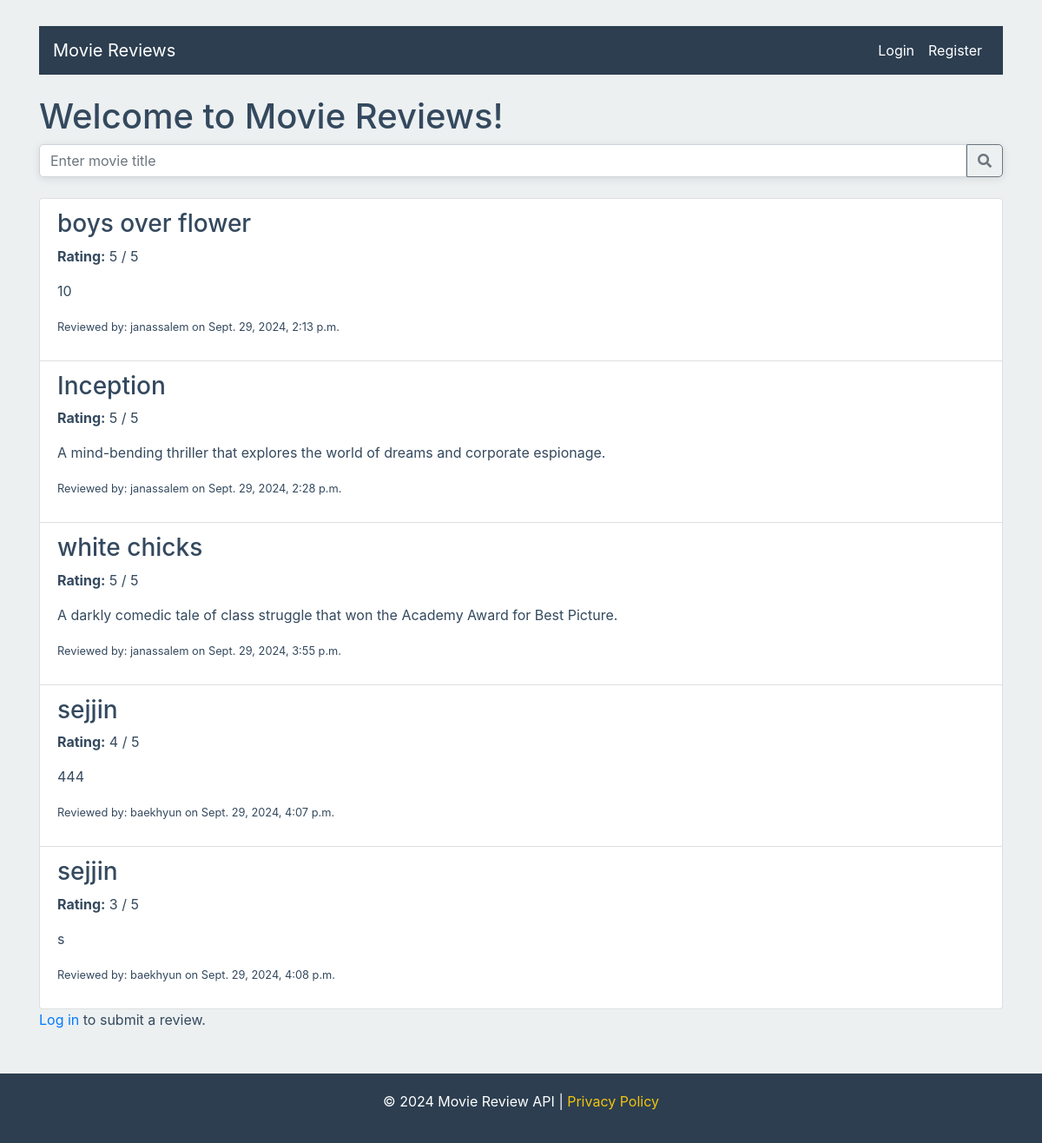
Page /api/ on the earlier database version.
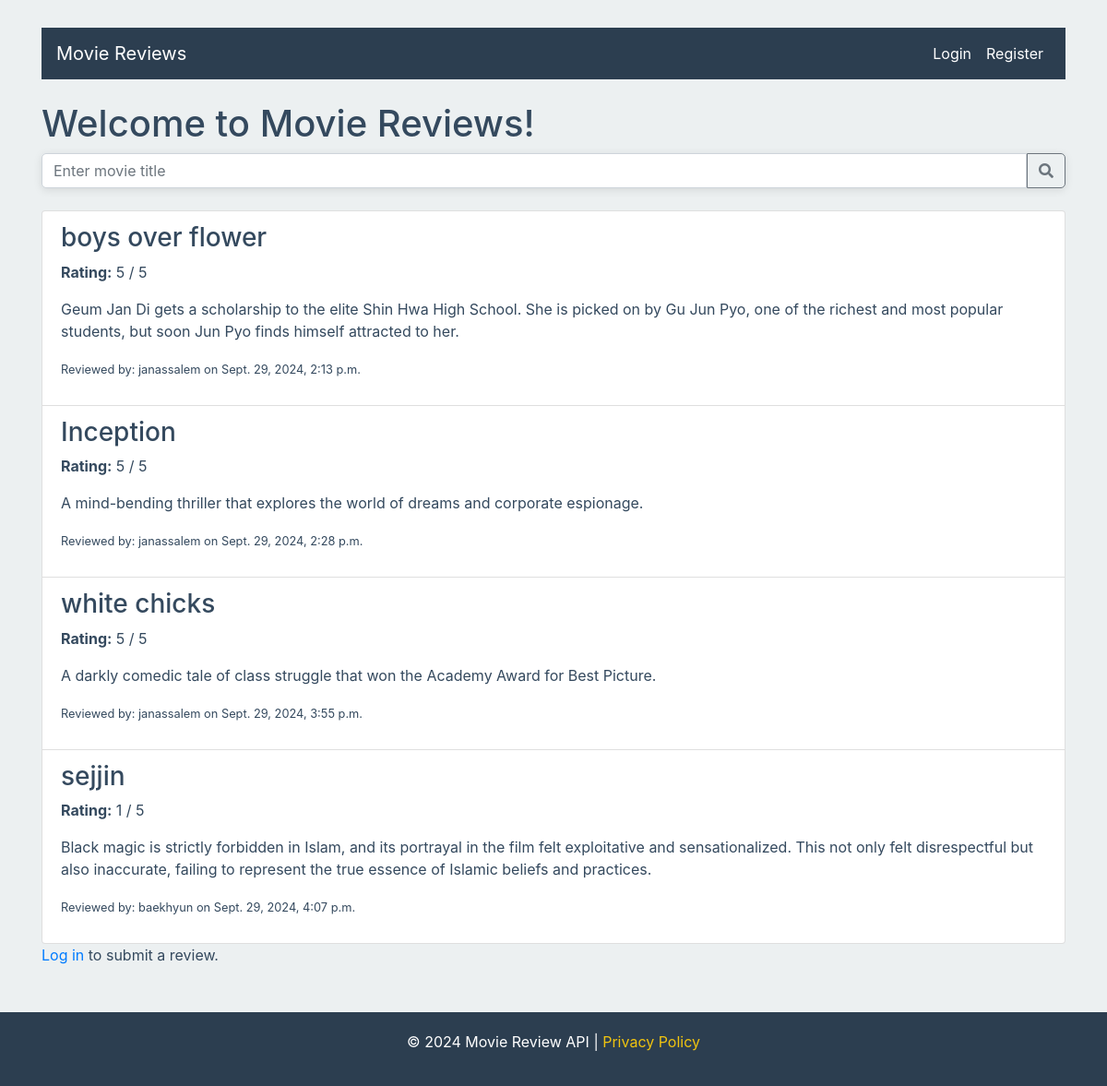
Same page on the later database version.
### reviews/models.py (models this page shows, shortened)
class Review(models.Model):
    movie_title = models.CharField(max_length=255)
    review_content = models.TextField()
    rating = models.IntegerField()  # 1 to 5
    user = models.ForeignKey(User, on_delete=models.CASCADE)
    created_at = models.DateTimeField(auto_now_add=True)

### reviews/views.py (the view)
# urls.py: 2. Add a URL to urlpatterns:  path('', views.home, name='home')
def home(request):
    search_query = request.GET.get('search', '')
    reviews = Review.objects.filter(movie_title__icontains=search_query) if search_query else Review.objects.all()
    return render(request, 'home.html', {'reviews': reviews})

### reviews/templates/home.html (shortened to what this page needs)
{% extends 'base.html' %}
{% block content %}
<h1>Welcome to Movie Reviews!</h1>
<form method="GET" action="{% url 'home' %}" class="mb-4">
    <div class="input-group">
        <input type="text" name="search" id="search" class="form-control" placeholder="Enter movie title" aria-label="Search for a movie" value="{{ request.GET.search }}" required>
        <button class="btn btn-outline-secondary" type="submit">
            <i class="fas fa-search"></i>
        </button>
    </div>
</form>
{% if reviews %}
    <ul class="list-group">
        {% for review in reviews %}
            <li class="list-group-item">
                <h3>{{ review.movie_title }}</h3>
                <p><strong>Rating:</strong> {{ review.rating }} / 5</p>
                <p>{{ review.review_content }}</p>
                <p><small>Reviewed by: {{ review.user.username }} on {{ review.created_at }}</small></p>
            </li>
        {% endfor %}
    </ul>
{% else %}
    <p>No reviews available.</p>
{% endif %}
{% if user.is_authenticated %}
    <a href="{% url 'review-list' %}" class="btn btn-primary">Add a Review</a>
{% else %}
    <p><a href="{% url 'login' %}">Log in</a> to submit a review.</p>
{% endif %}
{% endblock %}

### reviews/templates/base.html (shortened to what this page needs)
<!DOCTYPE html>
<html lang="en">
<head>
    <link rel="stylesheet" href="https://cdnjs.cloudflare.com/ajax/libs/font-awesome/5.15.4/css/all.min.css">
    <link rel="stylesheet" href="https://stackpath.bootstrapcdn.com/bootstrap/4.5.2/css/bootstrap.min.css">
    <link rel="stylesheet" href="css/home.css">
</head>
<body>
    <div class="container">
        <nav class="navbar navbar-expand-lg navbar-dark">
            <a class="navbar-brand" href="{% url 'home' %}">Movie Reviews</a>
            <div class="collapse navbar-collapse" id="navbarNav">
                <ul class="navbar-nav ml-auto">
                    {% if user.is_authenticated %}
                        <li class="nav-item">
                            <a class="nav-link" href="{% url 'logout' %}">Logout</a>
                        </li>
                    {% else %}
                        <li class="nav-item">
                            <a class="nav-link" href="{% url 'login' %}">Login</a>
                        </li>
                        <li class="nav-item">
                            <a class="nav-link" href="{% url 'register' %}">Register</a>
                        </li>
                    {% endif %}
                </ul>
            </div>
        </nav>
        <main class="mt-4">
            {% block content %}{% endblock %}
        </main>
    </div>
    <footer>
        <p>&copy; 2024 Movie Review API | <a href="#">Privacy Policy</a></p>
    </footer>
</body>
</html>

### reviews/templates/css/home.css (style rules this page uses)
.input-group { box-shadow: 0 2px 10px rgba(0, 0, 0, 0.1); border-radius: 5px; }
.input-group input { border-radius: 5px 0 0 5px; }
.input-group button { border-radius: 0 5px 5px 0; }

### reviews/templates/base.html (style rules this page uses)
:root { --primary-color: #2C3E50; --secondary-color: #E74C3C; --accent-color: #F1C40F; --background-color: #ECF0F1; --text-color: #34495E; }
body { background-color: var(--background-color); color: var(--text-color); }
.navbar { background-color: var(--primary-color); }
.navbar-brand, .nav-link { color: #FFF !important; }
.container { margin-top: 30px; }
footer { background-color: var(--primary-color); color: #FFF; padding: 20px 0; text-align: center; margin-top: 50px; }
footer a { color: var(--accent-color); text-decoration: none; }

Differences in the rows shown:
removed Review: movie_title "sejjin", rating "3", review_content "s", user.username "baekhyun", created_at "Sept. 29, 2024, 4:08 p.m."
changed Review "boys over flower": review_content "10" → "Geum Jan Di gets a scholarship to the elite Shin Hwa High School. She is picked on by Gu Jun Pyo, one of the richest and most popular students, but soon Jun Pyo finds himself attracted to her."
changed Review "sejjin": rating "4" → "1"; review_content "444" → "Black magic is strictly forbidden in Islam, and its portrayal in the film felt exploitative and sensationalized. This not only felt disrespectful but also inaccurate, failing to represent the true essence of Islamic beliefs and practices."
